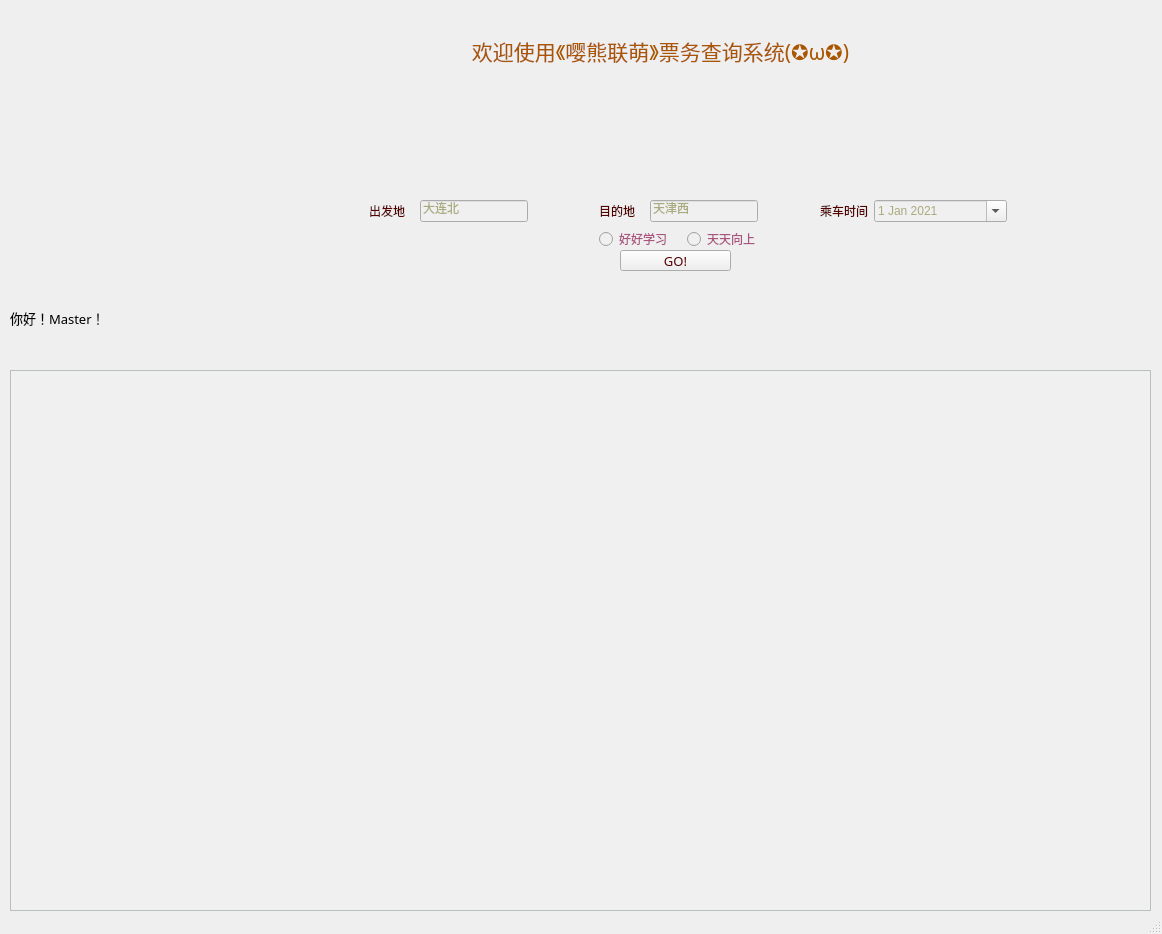
<?xml version="1.0" encoding="UTF-8"?>
<ui version="4.0">
 <class>MainWindow</class>
 <widget class="QMainWindow" name="MainWindow">
  <property name="geometry">
   <rect>
    <x>0</x>
    <y>0</y>
    <width>1162</width>
    <height>934</height>
   </rect>
  </property>
  <property name="minimumSize">
   <size>
    <width>1162</width>
    <height>934</height>
   </size>
  </property>
  <property name="maximumSize">
   <size>
    <width>1162</width>
    <height>934</height>
   </size>
  </property>
  <property name="palette">
   <palette>
    <active>
     <colorrole role="Base">
      <brush brushstyle="SolidPattern">
       <color alpha="255">
        <red>240</red>
        <green>240</green>
        <blue>240</blue>
       </color>
      </brush>
     </colorrole>
    </active>
    <inactive>
     <colorrole role="Base">
      <brush brushstyle="SolidPattern">
       <color alpha="255">
        <red>240</red>
        <green>240</green>
        <blue>240</blue>
       </color>
      </brush>
     </colorrole>
    </inactive>
    <disabled>
     <colorrole role="Base">
      <brush brushstyle="SolidPattern">
       <color alpha="255">
        <red>240</red>
        <green>240</green>
        <blue>240</blue>
       </color>
      </brush>
     </colorrole>
    </disabled>
   </palette>
  </property>
  <property name="windowTitle">
   <string>《嘤熊联萌》票务查询&amp;米饭版</string>
  </property>
  <property name="windowIcon">
   <iconset>
    <normaloff>Icon/nf4~2.ico</normaloff>Icon/nf4~2.ico</iconset>
  </property>
  <property name="iconSize">
   <size>
    <width>64</width>
    <height>64</height>
   </size>
  </property>
  <property name="toolButtonStyle">
   <enum>Qt::ToolButtonTextOnly</enum>
  </property>
  <widget class="QWidget" name="centralwidget">
   <widget class="QTableView" name="ShowTicket">
    <property name="geometry">
     <rect>
      <x>10</x>
      <y>370</y>
      <width>1141</width>
      <height>541</height>
     </rect>
    </property>
    <property name="sizePolicy">
     <sizepolicy hsizetype="Fixed" vsizetype="Fixed">
      <horstretch>0</horstretch>
      <verstretch>0</verstretch>
     </sizepolicy>
    </property>
    <property name="palette">
     <palette>
      <active>
       <colorrole role="Base">
        <brush brushstyle="SolidPattern">
         <color alpha="255">
          <red>240</red>
          <green>240</green>
          <blue>240</blue>
         </color>
        </brush>
       </colorrole>
       <colorrole role="Window">
        <brush brushstyle="SolidPattern">
         <color alpha="255">
          <red>240</red>
          <green>249</green>
          <blue>240</blue>
         </color>
        </brush>
       </colorrole>
      </active>
      <inactive>
       <colorrole role="Base">
        <brush brushstyle="SolidPattern">
         <color alpha="255">
          <red>240</red>
          <green>240</green>
          <blue>240</blue>
         </color>
        </brush>
       </colorrole>
       <colorrole role="Window">
        <brush brushstyle="SolidPattern">
         <color alpha="255">
          <red>240</red>
          <green>249</green>
          <blue>240</blue>
         </color>
        </brush>
       </colorrole>
      </inactive>
      <disabled>
       <colorrole role="Base">
        <brush brushstyle="SolidPattern">
         <color alpha="255">
          <red>240</red>
          <green>249</green>
          <blue>240</blue>
         </color>
        </brush>
       </colorrole>
       <colorrole role="Window">
        <brush brushstyle="SolidPattern">
         <color alpha="255">
          <red>240</red>
          <green>249</green>
          <blue>240</blue>
         </color>
        </brush>
       </colorrole>
      </disabled>
     </palette>
    </property>
   </widget>
   <widget class="QLabel" name="LabelForTitle">
    <property name="geometry">
     <rect>
      <x>190</x>
      <y>10</y>
      <width>941</width>
      <height>81</height>
     </rect>
    </property>
    <property name="sizePolicy">
     <sizepolicy hsizetype="Fixed" vsizetype="Fixed">
      <horstretch>0</horstretch>
      <verstretch>0</verstretch>
     </sizepolicy>
    </property>
    <property name="palette">
     <palette>
      <active>
       <colorrole role="WindowText">
        <brush brushstyle="SolidPattern">
         <color alpha="255">
          <red>170</red>
          <green>85</green>
          <blue>0</blue>
         </color>
        </brush>
       </colorrole>
      </active>
      <inactive>
       <colorrole role="WindowText">
        <brush brushstyle="SolidPattern">
         <color alpha="255">
          <red>170</red>
          <green>85</green>
          <blue>0</blue>
         </color>
        </brush>
       </colorrole>
      </inactive>
      <disabled>
       <colorrole role="WindowText">
        <brush brushstyle="SolidPattern">
         <color alpha="255">
          <red>120</red>
          <green>120</green>
          <blue>120</blue>
         </color>
        </brush>
       </colorrole>
      </disabled>
     </palette>
    </property>
    <property name="font">
     <font>
      <family>幼圆</family>
      <pointsize>16</pointsize>
      <weight>50</weight>
      <bold>false</bold>
     </font>
    </property>
    <property name="text">
     <string>欢迎使用《嘤熊联萌》票务查询系统(✪ω✪)</string>
    </property>
    <property name="textFormat">
     <enum>Qt::AutoText</enum>
    </property>
    <property name="scaledContents">
     <bool>false</bool>
    </property>
    <property name="alignment">
     <set>Qt::AlignCenter</set>
    </property>
    <property name="wordWrap">
     <bool>false</bool>
    </property>
    <property name="margin">
     <number>14</number>
    </property>
    <property name="indent">
     <number>-14</number>
    </property>
   </widget>
   <widget class="QLabel" name="labelForAGirl">
    <property name="geometry">
     <rect>
      <x>10</x>
      <y>70</y>
      <width>311</width>
      <height>221</height>
     </rect>
    </property>
    <property name="sizePolicy">
     <sizepolicy hsizetype="Fixed" vsizetype="Fixed">
      <horstretch>0</horstretch>
      <verstretch>0</verstretch>
     </sizepolicy>
    </property>
    <property name="text">
     <string/>
    </property>
    <property name="textFormat">
     <enum>Qt::AutoText</enum>
    </property>
    <property name="pixmap">
     <pixmap>wgloading18.png</pixmap>
    </property>
    <property name="scaledContents">
     <bool>true</bool>
    </property>
   </widget>
   <widget class="QWidget" name="WidgetForQuery" native="true">
    <property name="geometry">
     <rect>
      <x>330</x>
      <y>170</y>
      <width>761</width>
      <height>111</height>
     </rect>
    </property>
    <property name="sizePolicy">
     <sizepolicy hsizetype="Fixed" vsizetype="Fixed">
      <horstretch>0</horstretch>
      <verstretch>0</verstretch>
     </sizepolicy>
    </property>
    <widget class="QPushButton" name="QueryButton">
     <property name="geometry">
      <rect>
       <x>290</x>
       <y>80</y>
       <width>111</width>
       <height>21</height>
      </rect>
     </property>
     <property name="sizePolicy">
      <sizepolicy hsizetype="Fixed" vsizetype="Fixed">
       <horstretch>0</horstretch>
       <verstretch>0</verstretch>
      </sizepolicy>
     </property>
     <property name="palette">
      <palette>
       <active>
        <colorrole role="ButtonText">
         <brush brushstyle="SolidPattern">
          <color alpha="255">
           <red>85</red>
           <green>0</green>
           <blue>0</blue>
          </color>
         </brush>
        </colorrole>
       </active>
       <inactive>
        <colorrole role="ButtonText">
         <brush brushstyle="SolidPattern">
          <color alpha="255">
           <red>85</red>
           <green>0</green>
           <blue>0</blue>
          </color>
         </brush>
        </colorrole>
       </inactive>
       <disabled>
        <colorrole role="ButtonText">
         <brush brushstyle="SolidPattern">
          <color alpha="255">
           <red>120</red>
           <green>120</green>
           <blue>120</blue>
          </color>
         </brush>
        </colorrole>
       </disabled>
      </palette>
     </property>
     <property name="font">
      <font>
       <family>Arial Black</family>
       <pointsize>10</pointsize>
       <weight>50</weight>
       <italic>false</italic>
       <bold>false</bold>
       <underline>false</underline>
       <stylestrategy>PreferDefault</stylestrategy>
       <kerning>true</kerning>
      </font>
     </property>
     <property name="text">
      <string>GO!</string>
     </property>
    </widget>
    <widget class="QWidget" name="layoutWidget">
     <property name="geometry">
      <rect>
       <x>260</x>
       <y>60</y>
       <width>181</width>
       <height>18</height>
      </rect>
     </property>
     <property name="sizePolicy">
      <sizepolicy hsizetype="Fixed" vsizetype="Fixed">
       <horstretch>0</horstretch>
       <verstretch>0</verstretch>
      </sizepolicy>
     </property>
     <layout class="QHBoxLayout" name="horizontalLayout_2">
      <item>
       <widget class="QRadioButton" name="ButtForAdult">
        <property name="sizePolicy">
         <sizepolicy hsizetype="Fixed" vsizetype="Fixed">
          <horstretch>0</horstretch>
          <verstretch>0</verstretch>
         </sizepolicy>
        </property>
        <property name="palette">
         <palette>
          <active>
           <colorrole role="WindowText">
            <brush brushstyle="SolidPattern">
             <color alpha="255">
              <red>170</red>
              <green>85</green>
              <blue>127</blue>
             </color>
            </brush>
           </colorrole>
          </active>
          <inactive>
           <colorrole role="WindowText">
            <brush brushstyle="SolidPattern">
             <color alpha="255">
              <red>170</red>
              <green>85</green>
              <blue>127</blue>
             </color>
            </brush>
           </colorrole>
          </inactive>
          <disabled>
           <colorrole role="WindowText">
            <brush brushstyle="SolidPattern">
             <color alpha="255">
              <red>120</red>
              <green>120</green>
              <blue>120</blue>
             </color>
            </brush>
           </colorrole>
          </disabled>
         </palette>
        </property>
        <property name="text">
         <string>好好学习</string>
        </property>
        <attribute name="buttonGroup">
         <string notr="true">buttonGroup</string>
        </attribute>
       </widget>
      </item>
      <item>
       <widget class="QRadioButton" name="ButtForStudent">
        <property name="sizePolicy">
         <sizepolicy hsizetype="Fixed" vsizetype="Fixed">
          <horstretch>0</horstretch>
          <verstretch>0</verstretch>
         </sizepolicy>
        </property>
        <property name="palette">
         <palette>
          <active>
           <colorrole role="WindowText">
            <brush brushstyle="SolidPattern">
             <color alpha="255">
              <red>170</red>
              <green>85</green>
              <blue>127</blue>
             </color>
            </brush>
           </colorrole>
          </active>
          <inactive>
           <colorrole role="WindowText">
            <brush brushstyle="SolidPattern">
             <color alpha="255">
              <red>170</red>
              <green>85</green>
              <blue>127</blue>
             </color>
            </brush>
           </colorrole>
          </inactive>
          <disabled>
           <colorrole role="WindowText">
            <brush brushstyle="SolidPattern">
             <color alpha="255">
              <red>120</red>
              <green>120</green>
              <blue>120</blue>
             </color>
            </brush>
           </colorrole>
          </disabled>
         </palette>
        </property>
        <property name="text">
         <string>天天向上</string>
        </property>
        <attribute name="buttonGroup">
         <string notr="true">buttonGroup</string>
        </attribute>
       </widget>
      </item>
     </layout>
    </widget>
    <widget class="QWidget" name="layoutWidget">
     <property name="geometry">
      <rect>
       <x>30</x>
       <y>30</y>
       <width>177</width>
       <height>22</height>
      </rect>
     </property>
     <property name="sizePolicy">
      <sizepolicy hsizetype="Fixed" vsizetype="Fixed">
       <horstretch>0</horstretch>
       <verstretch>0</verstretch>
      </sizepolicy>
     </property>
     <layout class="QHBoxLayout" name="horizontalLayout_3">
      <item>
       <widget class="QLabel" name="LabelForStart">
        <property name="sizePolicy">
         <sizepolicy hsizetype="Fixed" vsizetype="Fixed">
          <horstretch>0</horstretch>
          <verstretch>0</verstretch>
         </sizepolicy>
        </property>
        <property name="palette">
         <palette>
          <active>
           <colorrole role="WindowText">
            <brush brushstyle="SolidPattern">
             <color alpha="255">
              <red>85</red>
              <green>0</green>
              <blue>0</blue>
             </color>
            </brush>
           </colorrole>
          </active>
          <inactive>
           <colorrole role="WindowText">
            <brush brushstyle="SolidPattern">
             <color alpha="255">
              <red>85</red>
              <green>0</green>
              <blue>0</blue>
             </color>
            </brush>
           </colorrole>
          </inactive>
          <disabled>
           <colorrole role="WindowText">
            <brush brushstyle="SolidPattern">
             <color alpha="255">
              <red>120</red>
              <green>120</green>
              <blue>120</blue>
             </color>
            </brush>
           </colorrole>
          </disabled>
         </palette>
        </property>
        <property name="font">
         <font>
          <family>幼圆</family>
          <pointsize>9</pointsize>
          <weight>50</weight>
          <bold>false</bold>
         </font>
        </property>
        <property name="text">
         <string>出发地</string>
        </property>
       </widget>
      </item>
      <item>
       <widget class="QLineEdit" name="start_in">
        <property name="sizePolicy">
         <sizepolicy hsizetype="Fixed" vsizetype="Fixed">
          <horstretch>0</horstretch>
          <verstretch>0</verstretch>
         </sizepolicy>
        </property>
        <property name="palette">
         <palette>
          <active>
           <colorrole role="WindowText">
            <brush brushstyle="SolidPattern">
             <color alpha="255">
              <red>0</red>
              <green>0</green>
              <blue>0</blue>
             </color>
            </brush>
           </colorrole>
           <colorrole role="Text">
            <brush brushstyle="SolidPattern">
             <color alpha="255">
              <red>170</red>
              <green>170</green>
              <blue>127</blue>
             </color>
            </brush>
           </colorrole>
           <colorrole role="PlaceholderText">
            <brush brushstyle="SolidPattern">
             <color alpha="128">
              <red>170</red>
              <green>170</green>
              <blue>127</blue>
             </color>
            </brush>
           </colorrole>
          </active>
          <inactive>
           <colorrole role="WindowText">
            <brush brushstyle="SolidPattern">
             <color alpha="255">
              <red>0</red>
              <green>0</green>
              <blue>0</blue>
             </color>
            </brush>
           </colorrole>
           <colorrole role="Text">
            <brush brushstyle="SolidPattern">
             <color alpha="255">
              <red>170</red>
              <green>170</green>
              <blue>127</blue>
             </color>
            </brush>
           </colorrole>
           <colorrole role="PlaceholderText">
            <brush brushstyle="SolidPattern">
             <color alpha="128">
              <red>170</red>
              <green>170</green>
              <blue>127</blue>
             </color>
            </brush>
           </colorrole>
          </inactive>
          <disabled>
           <colorrole role="WindowText">
            <brush brushstyle="SolidPattern">
             <color alpha="255">
              <red>120</red>
              <green>120</green>
              <blue>120</blue>
             </color>
            </brush>
           </colorrole>
           <colorrole role="Text">
            <brush brushstyle="SolidPattern">
             <color alpha="255">
              <red>120</red>
              <green>120</green>
              <blue>120</blue>
             </color>
            </brush>
           </colorrole>
           <colorrole role="PlaceholderText">
            <brush brushstyle="SolidPattern">
             <color alpha="128">
              <red>0</red>
              <green>0</green>
              <blue>0</blue>
             </color>
            </brush>
           </colorrole>
          </disabled>
         </palette>
        </property>
        <property name="font">
         <font>
          <weight>50</weight>
          <bold>false</bold>
         </font>
        </property>
        <property name="text">
         <string>大连北</string>
        </property>
       </widget>
      </item>
     </layout>
    </widget>
    <widget class="QWidget" name="layoutWidget">
     <property name="geometry">
      <rect>
       <x>260</x>
       <y>30</y>
       <width>177</width>
       <height>22</height>
      </rect>
     </property>
     <property name="sizePolicy">
      <sizepolicy hsizetype="Fixed" vsizetype="Fixed">
       <horstretch>0</horstretch>
       <verstretch>0</verstretch>
      </sizepolicy>
     </property>
     <layout class="QHBoxLayout" name="horizontalLayout_4">
      <item>
       <widget class="QLabel" name="LabelForDict">
        <property name="sizePolicy">
         <sizepolicy hsizetype="Fixed" vsizetype="Fixed">
          <horstretch>0</horstretch>
          <verstretch>0</verstretch>
         </sizepolicy>
        </property>
        <property name="palette">
         <palette>
          <active>
           <colorrole role="WindowText">
            <brush brushstyle="SolidPattern">
             <color alpha="255">
              <red>85</red>
              <green>0</green>
              <blue>0</blue>
             </color>
            </brush>
           </colorrole>
          </active>
          <inactive>
           <colorrole role="WindowText">
            <brush brushstyle="SolidPattern">
             <color alpha="255">
              <red>85</red>
              <green>0</green>
              <blue>0</blue>
             </color>
            </brush>
           </colorrole>
          </inactive>
          <disabled>
           <colorrole role="WindowText">
            <brush brushstyle="SolidPattern">
             <color alpha="255">
              <red>120</red>
              <green>120</green>
              <blue>120</blue>
             </color>
            </brush>
           </colorrole>
          </disabled>
         </palette>
        </property>
        <property name="font">
         <font>
          <family>幼圆</family>
          <pointsize>9</pointsize>
          <weight>50</weight>
          <bold>false</bold>
         </font>
        </property>
        <property name="text">
         <string>目的地</string>
        </property>
       </widget>
      </item>
      <item>
       <widget class="QLineEdit" name="dict_in">
        <property name="sizePolicy">
         <sizepolicy hsizetype="Fixed" vsizetype="Fixed">
          <horstretch>0</horstretch>
          <verstretch>0</verstretch>
         </sizepolicy>
        </property>
        <property name="palette">
         <palette>
          <active>
           <colorrole role="WindowText">
            <brush brushstyle="SolidPattern">
             <color alpha="255">
              <red>0</red>
              <green>0</green>
              <blue>0</blue>
             </color>
            </brush>
           </colorrole>
           <colorrole role="Text">
            <brush brushstyle="SolidPattern">
             <color alpha="255">
              <red>170</red>
              <green>170</green>
              <blue>127</blue>
             </color>
            </brush>
           </colorrole>
           <colorrole role="PlaceholderText">
            <brush brushstyle="SolidPattern">
             <color alpha="128">
              <red>170</red>
              <green>170</green>
              <blue>127</blue>
             </color>
            </brush>
           </colorrole>
          </active>
          <inactive>
           <colorrole role="WindowText">
            <brush brushstyle="SolidPattern">
             <color alpha="255">
              <red>0</red>
              <green>0</green>
              <blue>0</blue>
             </color>
            </brush>
           </colorrole>
           <colorrole role="Text">
            <brush brushstyle="SolidPattern">
             <color alpha="255">
              <red>170</red>
              <green>170</green>
              <blue>127</blue>
             </color>
            </brush>
           </colorrole>
           <colorrole role="PlaceholderText">
            <brush brushstyle="SolidPattern">
             <color alpha="128">
              <red>170</red>
              <green>170</green>
              <blue>127</blue>
             </color>
            </brush>
           </colorrole>
          </inactive>
          <disabled>
           <colorrole role="WindowText">
            <brush brushstyle="SolidPattern">
             <color alpha="255">
              <red>120</red>
              <green>120</green>
              <blue>120</blue>
             </color>
            </brush>
           </colorrole>
           <colorrole role="Text">
            <brush brushstyle="SolidPattern">
             <color alpha="255">
              <red>120</red>
              <green>120</green>
              <blue>120</blue>
             </color>
            </brush>
           </colorrole>
           <colorrole role="PlaceholderText">
            <brush brushstyle="SolidPattern">
             <color alpha="128">
              <red>0</red>
              <green>0</green>
              <blue>0</blue>
             </color>
            </brush>
           </colorrole>
          </disabled>
         </palette>
        </property>
        <property name="font">
         <font>
          <weight>50</weight>
          <bold>false</bold>
         </font>
        </property>
        <property name="text">
         <string>天津西</string>
        </property>
       </widget>
      </item>
     </layout>
    </widget>
    <widget class="QWidget" name="layoutWidget">
     <property name="geometry">
      <rect>
       <x>490</x>
       <y>30</y>
       <width>189</width>
       <height>22</height>
      </rect>
     </property>
     <property name="sizePolicy">
      <sizepolicy hsizetype="Fixed" vsizetype="Fixed">
       <horstretch>0</horstretch>
       <verstretch>0</verstretch>
      </sizepolicy>
     </property>
     <layout class="QHBoxLayout" name="horizontalLayout_5">
      <item>
       <widget class="QLabel" name="LabelFortime">
        <property name="sizePolicy">
         <sizepolicy hsizetype="Fixed" vsizetype="Fixed">
          <horstretch>0</horstretch>
          <verstretch>0</verstretch>
         </sizepolicy>
        </property>
        <property name="palette">
         <palette>
          <active>
           <colorrole role="WindowText">
            <brush brushstyle="SolidPattern">
             <color alpha="255">
              <red>85</red>
              <green>0</green>
              <blue>0</blue>
             </color>
            </brush>
           </colorrole>
          </active>
          <inactive>
           <colorrole role="WindowText">
            <brush brushstyle="SolidPattern">
             <color alpha="255">
              <red>85</red>
              <green>0</green>
              <blue>0</blue>
             </color>
            </brush>
           </colorrole>
          </inactive>
          <disabled>
           <colorrole role="WindowText">
            <brush brushstyle="SolidPattern">
             <color alpha="255">
              <red>120</red>
              <green>120</green>
              <blue>120</blue>
             </color>
            </brush>
           </colorrole>
          </disabled>
         </palette>
        </property>
        <property name="font">
         <font>
          <family>幼圆</family>
          <pointsize>9</pointsize>
          <weight>50</weight>
          <bold>false</bold>
         </font>
        </property>
        <property name="text">
         <string>乘车时间</string>
        </property>
       </widget>
      </item>
      <item>
       <widget class="QDateEdit" name="dateEditForTrain">
        <property name="sizePolicy">
         <sizepolicy hsizetype="Fixed" vsizetype="Fixed">
          <horstretch>0</horstretch>
          <verstretch>0</verstretch>
         </sizepolicy>
        </property>
        <property name="minimumSize">
         <size>
          <width>133</width>
          <height>20</height>
         </size>
        </property>
        <property name="palette">
         <palette>
          <active>
           <colorrole role="WindowText">
            <brush brushstyle="SolidPattern">
             <color alpha="255">
              <red>0</red>
              <green>0</green>
              <blue>0</blue>
             </color>
            </brush>
           </colorrole>
           <colorrole role="Text">
            <brush brushstyle="SolidPattern">
             <color alpha="255">
              <red>170</red>
              <green>170</green>
              <blue>127</blue>
             </color>
            </brush>
           </colorrole>
           <colorrole role="PlaceholderText">
            <brush brushstyle="SolidPattern">
             <color alpha="128">
              <red>170</red>
              <green>170</green>
              <blue>127</blue>
             </color>
            </brush>
           </colorrole>
          </active>
          <inactive>
           <colorrole role="WindowText">
            <brush brushstyle="SolidPattern">
             <color alpha="255">
              <red>0</red>
              <green>0</green>
              <blue>0</blue>
             </color>
            </brush>
           </colorrole>
           <colorrole role="Text">
            <brush brushstyle="SolidPattern">
             <color alpha="255">
              <red>170</red>
              <green>170</green>
              <blue>127</blue>
             </color>
            </brush>
           </colorrole>
           <colorrole role="PlaceholderText">
            <brush brushstyle="SolidPattern">
             <color alpha="128">
              <red>170</red>
              <green>170</green>
              <blue>127</blue>
             </color>
            </brush>
           </colorrole>
          </inactive>
          <disabled>
           <colorrole role="WindowText">
            <brush brushstyle="SolidPattern">
             <color alpha="255">
              <red>120</red>
              <green>120</green>
              <blue>120</blue>
             </color>
            </brush>
           </colorrole>
           <colorrole role="Text">
            <brush brushstyle="SolidPattern">
             <color alpha="255">
              <red>120</red>
              <green>120</green>
              <blue>120</blue>
             </color>
            </brush>
           </colorrole>
           <colorrole role="PlaceholderText">
            <brush brushstyle="SolidPattern">
             <color alpha="128">
              <red>0</red>
              <green>0</green>
              <blue>0</blue>
             </color>
            </brush>
           </colorrole>
          </disabled>
         </palette>
        </property>
        <property name="font">
         <font>
          <weight>50</weight>
          <bold>false</bold>
         </font>
        </property>
        <property name="dateTime">
         <datetime>
          <hour>0</hour>
          <minute>0</minute>
          <second>0</second>
          <year>2021</year>
          <month>1</month>
          <day>1</day>
         </datetime>
        </property>
        <property name="calendarPopup">
         <bool>true</bool>
        </property>
       </widget>
      </item>
     </layout>
    </widget>
   </widget>
   <widget class="QLabel" name="TipLabel">
    <property name="geometry">
     <rect>
      <x>10</x>
      <y>310</y>
      <width>311</width>
      <height>16</height>
     </rect>
    </property>
    <property name="sizePolicy">
     <sizepolicy hsizetype="Fixed" vsizetype="Fixed">
      <horstretch>0</horstretch>
      <verstretch>0</verstretch>
     </sizepolicy>
    </property>
    <property name="font">
     <font>
      <family>幼圆</family>
      <pointsize>10</pointsize>
     </font>
    </property>
    <property name="text">
     <string>你好！Master！</string>
    </property>
   </widget>
  </widget>
  <widget class="QStatusBar" name="statusbar"/>
 </widget>
 <resources/>
 <connections/>
 <buttongroups>
  <buttongroup name="buttonGroup"/>
 </buttongroups>
</ui>
